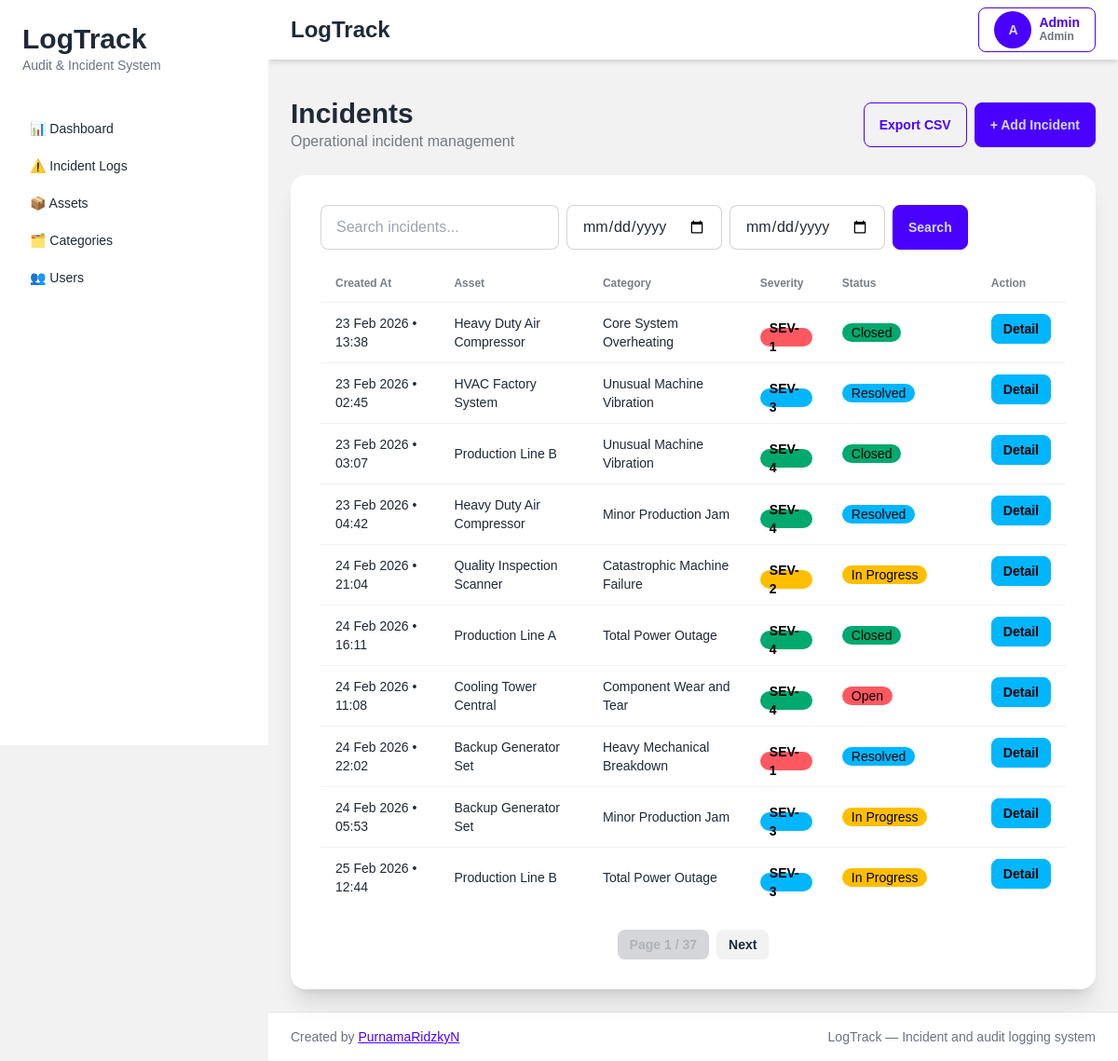
The page /incidents (signed in) on the database as committed earlier.
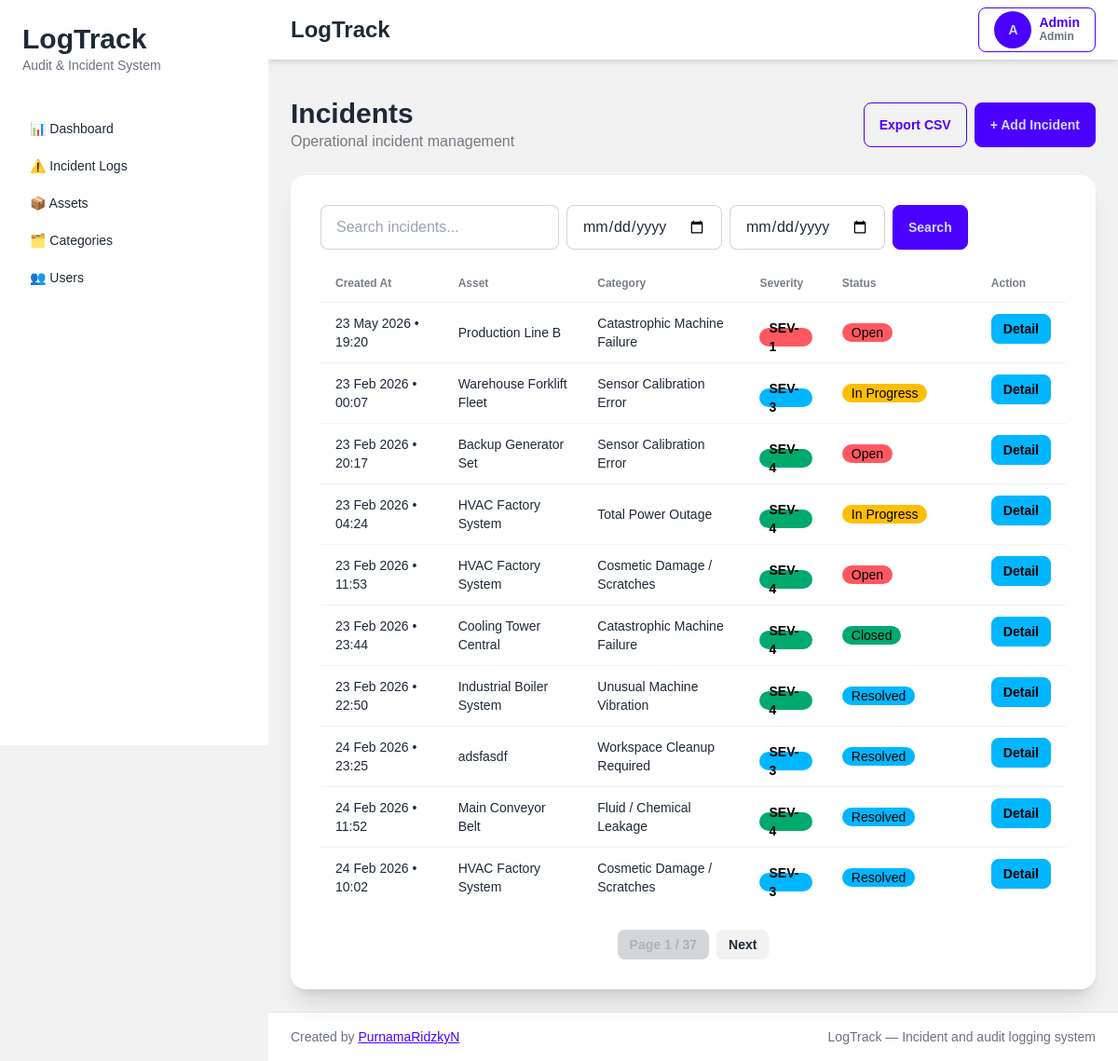
The same page on the database as committed later.
### tables this page shows
CREATE TABLE incidents (

    id INTEGER PRIMARY KEY AUTOINCREMENT,

    user_id INTEGER,

    asset_id INTEGER,

    incident_category_id INTEGER,
    
    handled_by INTEGER,

    severity_level VARCHAR(50) NOT NULL,

    status VARCHAR(255) NOT NULL,

    detail TEXT,

    created_at DATETIME,

    updated_at DATETIME,

    is_deleted INTEGER DEFAULT 0,

    FOREIGN KEY (user_id)
        REFERENCES users(id),

    FOREIGN KEY (asset_id)
        REFERENCES assets(id),

    FOREIGN KEY (incident_category_id)
        REFERENCES incident_categories(id)
    
    FOREIGN KEY (handled_by)
        REFERENCES users(id)
);

CREATE TABLE assets (

    id INTEGER PRIMARY KEY AUTOINCREMENT,

    asset_code VARCHAR(255) UNIQUE NOT NULL,

    asset_name VARCHAR(255) NOT NULL,

    status VARCHAR(50) DEFAULT 'Operational',

    created_at DATETIME,

    updated_at DATETIME,

    is_deleted INTEGER DEFAULT 0
);

CREATE TABLE incident_categories (

    id INTEGER PRIMARY KEY AUTOINCREMENT,

    category_name VARCHAR(255) NOT NULL,

    default_severity VARCHAR(50) NOT NULL,

    created_at DATETIME,

    updated_at DATETIME,

    is_deleted INTEGER DEFAULT 0
);

### app/controllers/incident_controller.py (the view, shortened to what this page needs)
def incident_index():
    conn = None
    try:
        conn = get_db_connection()
        role = session.get("role")
        role = int(role) if role is not None else 2
        user_id = session.get("user_id")
        page = request.args.get("page", 1, type=int)
        q = request.args.get("q", "")
        start_date = request.args.get("start_date", "")
        end_date = request.args.get("end_date", "")
        limit = 10
        offset = (page - 1) * limit
        params = []
        base_query = """
        FROM incidents i
        LEFT JOIN assets a ON i.asset_id = a.id
        LEFT JOIN incident_categories c ON i.incident_category_id = c.id
        LEFT JOIN users u ON i.user_id = u.id
        LEFT JOIN users h ON i.handled_by = h.id
        WHERE 1=1
        """
        if role == 2:
            base_query += " AND i.user_id = ?"
            params.append(user_id)
        if role != 0:
            base_query += " AND i.is_deleted = 0"
        if start_date:
            base_query += " AND DATE(i.created_at) >= DATE(?)"
            params.append(start_date)
        if end_date:
            base_query += " AND DATE(i.created_at) <= DATE(?)"
            params.append(end_date)
        total = conn.execute(
            f"SELECT COUNT(*) {base_query}",
            params
        ).fetchone()[0]
        rows = conn.execute(
            f"""
            SELECT
                i.*,
                a.asset_name,
                c.category_name,
                u.name AS reported_by,
                h.name AS handled_by_name
            {base_query}
            ORDER BY i.id DESC
            LIMIT ? OFFSET ?
            """,
            params + [limit, offset]
        ).fetchall()
        incidents = []
        for row in rows:
            row = dict(row)
            if row.get("created_at"):
                dt = datetime.strptime(row["created_at"], "%Y-%m-%d %H:%M:%S")
                row["created_at"] = dt.strftime("%d %b %Y • %H:%M")
            incidents.append(row)
        total_pages = (total + limit - 1) // limit
        return render_template(
            "incidents/index.html",
            incidents=incidents,
            page=page,
            total_pages=total_pages,
            q=q,
            start_date=start_date,
            end_date=end_date,
            role=role
        )
    finally:
        if conn:
            conn.close()

### app/app.py (called while the page is built)
def create_app():
    app = Flask(__name__)
    app.config.from_object(
        "app.config.Config"
    )
    app.add_template_filter(
        timesince,
        "timesince"
    )
    @app.context_processor
    def inject_user():
        return {
            "role": session.get("role"),
            "user_name": session.get("name"),
            "user_id": session.get("user_id")
        }
    from app.routes.web import register_routes
    register_routes(app)
    return app

### app/database/connection.py (called while the page is built)
def get_db_connection():
    conn = sqlite3.connect(
        Config.DATABASE_PATH,
        timeout=30,
        isolation_level=None,
        check_same_thread=False
    )
    conn.row_factory = sqlite3.Row
    conn.execute("PRAGMA foreign_keys = ON")
    conn.execute("PRAGMA journal_mode = WAL")
    return conn

### app/templates/incidents/index.html (shortened to what this page needs)
{% extends "layouts/app.html" %} {% block title %}Incidents{% endblock %} {%
block content %}
<div class="flex items-center justify-between mb-6">
  <div>
    <h1 class="text-3xl font-bold">Incidents</h1>
    <p class="text-base-content/60">Operational incident management</p>
  </div>
  <div class="flex gap-2">
    {% if role in [0, 1] %}
    <a href="/export-incidents-csv" class="btn btn-outline btn-primary">
      Export CSV
    </a>
    {% endif %}
    <a href="/incidents/create" class="btn btn-primary"> + Add Incident </a>
  </div>
</div>
<div class="card bg-base-100 shadow-xl">
  <div class="card-body">
    <div class="overflow-x-auto">
      <form method="GET" class="flex gap-2 mb-4">
        <input
          type="text"
          name="q"
          value="{{ q }}"
          placeholder="Search incidents..."
          class="input input-bordered w-64" />
        <input
          type="date"
          name="start_date"
          value="{{ start_date }}"
          class="input input-bordered" />
        <input
          type="date"
          name="end_date"
          value="{{ end_date }}"
          class="input input-bordered" />
        <button class="btn btn-primary">Search</button>
      </form>
      <table class="table">
        <thead>
          <tr>
            <th>Created At</th>
            <th>Asset</th>
            <th>Category</th>
            <th>Severity</th>
            <th class="w-40">Status</th>
            <th>Action</th>
          </tr>
        </thead>
        <tbody>
          {% for incident in incidents %}
          <tr>
            <td>{{ incident.created_at }}</td>
            <td>{{ incident.asset_name }}</td>
            <td>{{ incident.category_name }}</td>
            <td>
              {% if incident.severity_level == 'SEV-1' %}
              <div class="badge badge-error text-black font-bold">SEV-1</div>
              {% elif incident.severity_level == 'SEV-2' %}
              <div class="badge badge-warning text-black font-bold">SEV-2</div>
              {% elif incident.severity_level == 'SEV-3' %}
              <div class="badge badge-info text-black font-bold">SEV-3</div>
              {% elif incident.severity_level == 'SEV-4' %}
              <div class="badge badge-success text-black font-bold">SEV-4</div>
              {% elif incident.severity_level == 'SEV-5' %}
              <div
                class="badge bg-gray-300 text-gray-900 font-bold whitespace-nowrap">
                SEV-5
              </div>
              {% else %}
              <div class="badge badge-outline">
                {{ incident.severity_level }}
              </div>
              {% endif %}
            </td>
            <td>
              {% if not incident.status %}
              <div class="badge badge-neutral">No Status</div>
              {% elif incident.status == 'Open' %}
              <div class="badge badge-error">Open</div>
              {% elif incident.status == 'In Progress' %}
              <div class="badge badge-warning">In Progress</div>
              {% elif incident.status == 'Resolved' %}
              <div class="badge badge-info">Resolved</div>
              {% elif incident.status == 'Closed' %}
              <div class="badge badge-success">Closed</div>
              {% else %}
              <div class="badge badge-outline">{{ incident.status }}</div>
              {% endif %}
            </td>
            <td class="flex gap-2">
              <a
                href="/incidents/{{ incident.id }}"
                class="btn btn-info btn-sm">
                Detail
              </a>
            </td>
          </tr>
          {% endfor %}
        </tbody>
      </table>
      <div class="flex justify-center mt-6 gap-2">
        <span class="btn btn-sm btn-disabled">
          Page {{ page }} / {{ total_pages }}
        </span>
        {% if page < total_pages %}
        <a href="/incidents?page={{ page + 1 }}&q={{ q }}" class="btn btn-sm">
          Next
        </a>
        {% endif %}
      </div>
    </div>
  </div>
</div>
{% endblock %}

Rows that differ between the two databases and show on the page:
removed incidents: created_at "23 Feb 2026 • 13:38", asset_name "Heavy Duty Air Compressor", category_name "Core System Overheating", severity_level "SEV-1", status "Closed"
removed incidents: created_at "23 Feb 2026 • 02:45", asset_name "HVAC Factory System", category_name "Unusual Machine Vibration", severity_level "SEV-3", status "Resolved"
changed incidents "Production Line B": created_at "23 Feb 2026 • 03:07" → "23 May 2026 • 19:20"; category_name "Unusual Machine Vibration" → "Catastrophic Machine Failure"; severity_level "SEV-4" → "SEV-1"; status "Closed" → "Open"
changed incidents: created_at "23 Feb 2026 • 04:42" → "23 Feb 2026 • 00:07"; asset_name "Heavy Duty Air Compressor" → "Warehouse Forklift Fleet"; category_name "Minor Production Jam" → "Sensor Calibration Error"; severity_level "SEV-4" → "SEV-3"; status "Resolved" → "In Progress"
changed incidents: created_at "24 Feb 2026 • 21:04" → "23 Feb 2026 • 20:17"; asset_name "Quality Inspection Scanner" → "Backup Generator Set"; category_name "Catastrophic Machine Failure" → "Sensor Calibration Error"; severity_level "SEV-2" → "SEV-4"; status "In Progress" → "Open"
changed incidents "Total Power Outage": created_at "24 Feb 2026 • 16:11" → "23 Feb 2026 • 04:24"; asset_name "Production Line A" → "HVAC Factory System"; status "Closed" → "In Progress"
changed incidents: created_at "24 Feb 2026 • 11:08" → "23 Feb 2026 • 11:53"; asset_name "Cooling Tower Central" → "HVAC Factory System"; category_name "Component Wear and Tear" → "Cosmetic Damage / Scratches"
changed incidents: created_at "24 Feb 2026 • 22:02" → "23 Feb 2026 • 23:44"; asset_name "Backup Generator Set" → "Cooling Tower Central"; category_name "Heavy Mechanical Breakdown" → "Catastrophic Machine Failure"; severity_level "SEV-1" → "SEV-4"; status "Resolved" → "Closed"
changed incidents: created_at "24 Feb 2026 • 05:53" → "23 Feb 2026 • 22:50"; asset_name "Backup Generator Set" → "Industrial Boiler System"; category_name "Minor Production Jam" → "Unusual Machine Vibration"; severity_level "SEV-3" → "SEV-4"; status "In Progress" → "Resolved"
changed incidents: created_at "25 Feb 2026 • 12:44" → "24 Feb 2026 • 23:25"; asset_name "Production Line B" → "adsfasdf"; category_name "Total Power Outage" → "Workspace Cleanup Required"; status "In Progress" → "Resolved"
now on this page (row edited): incidents: created_at "24 Feb 2026 • 11:52", asset_name "Main Conveyor Belt", category_name "Fluid / Chemical Leakage", severity_level "SEV-4", status "Resolved"
now on this page (row edited): incidents: created_at "24 Feb 2026 • 10:02", asset_name "HVAC Factory System", category_name "Cosmetic Damage / Scratches", severity_level "SEV-3", status "Resolved"
